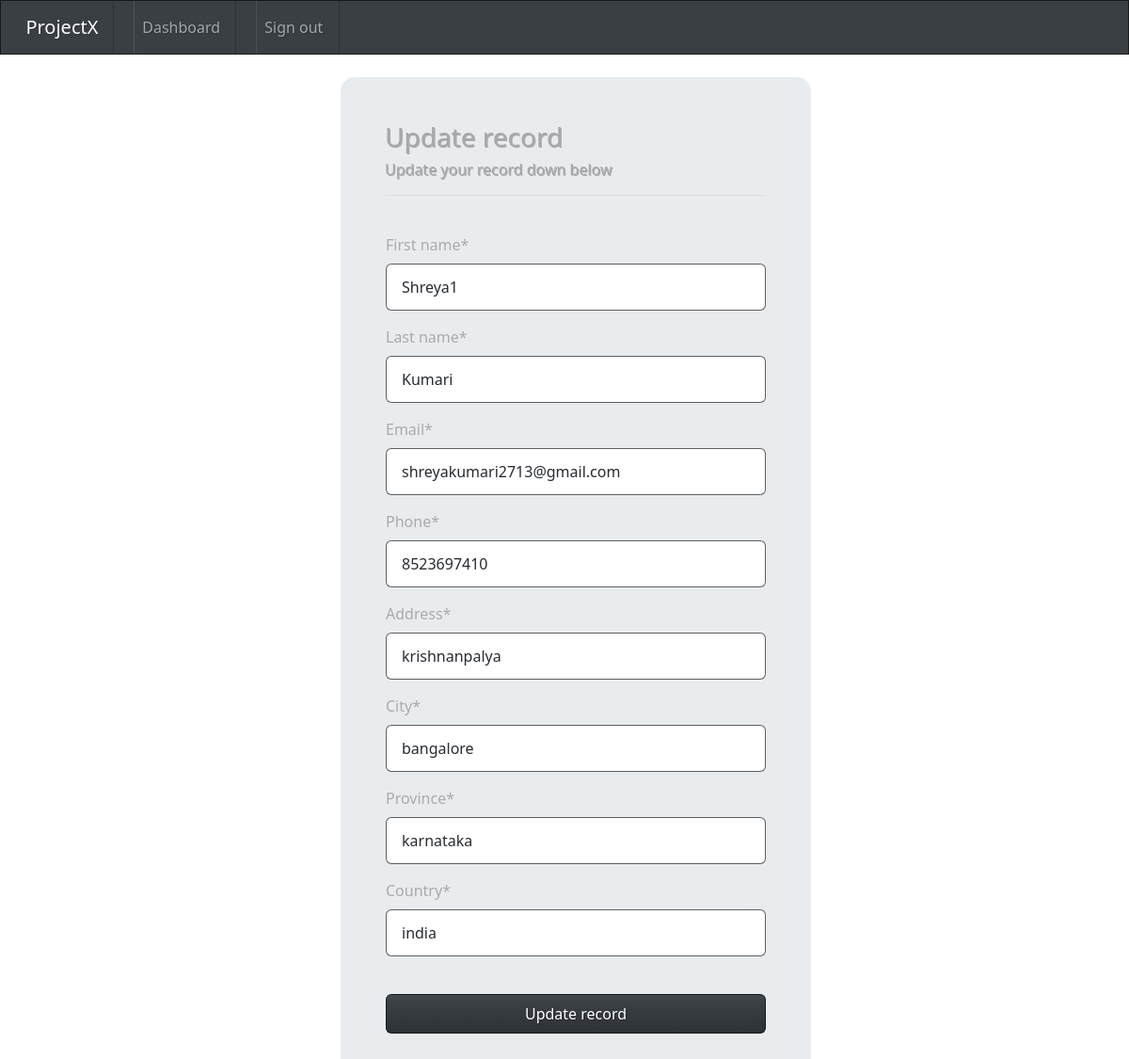
The page /update_record/1 (signed in) on the database its author committed.
### webapp/models.py (models this page shows, shortened)
class Record(models.Model):
    creation_date = models.DateTimeField(auto_now_add=True)
    first_name = models.CharField(max_length=100)
    last_name = models.CharField(max_length=100)
    email = models.CharField(max_length=255)
    phone = models.CharField(max_length=20)
    address = models.CharField(max_length=300)
    city = models.CharField(max_length=255)
    province = models.CharField(max_length=200)
    country = models.CharField(max_length=125)

### webapp/views.py (the view)
# urls.py: path('update_record/<int:pk>', views.update_record, name='update_record'),
@login_required(login_url='my_login')
def update_record(request,pk):
    record = Record.objects.get(id=pk)
    form = UpdateRecordForm(instance=record)
    if request.method =='POST':
        form = UpdateRecordForm(request.POST,instance=record)
        if form.is_valid():
            form.save()
            return redirect("dashboard")
    context = {'form':form}
    return render(request,'webapp/update-record.html',context=context)

### webapp/forms.py
class UpdateRecordForm(forms.ModelForm):
    class Meta:
        model = Record
        fields  = ['first_name', 'last_name', 'email', 'phone', 'address', 'city', 'province', 'country']

### webapp/templates/webapp/update-record.html (shortened to what this page needs)
{% extends 'webapp/base.html'%}
{% load crispy_forms_tags %}
{% block content%}
    <body>
        <div class="container bg-light shadow-md p-5 form-layout">
            <h3> Update record</h3>
            <h6>Update your record down below </h6>
            <hr>
            <br>
            <form action="" method="POST" autocomplete="off">
                {{form|crispy}}
                <br>
                <button type="submit" class="btn btn-primary w-100 btn-block p-2">Update record</button>
            </form>
        </div>
    </body>
{% endblock %}

### static/css/style.css (style rules this page uses)
.container { border-radius: 15px; width: 500px; }

### rows shown on the page
Record: first_name "Shreya1", last_name "Kumari", email "shreyakumari2713@gmail.com", phone "8523697410", address "krishnanpalya", city "bangalore", province "karnataka", country "india"
